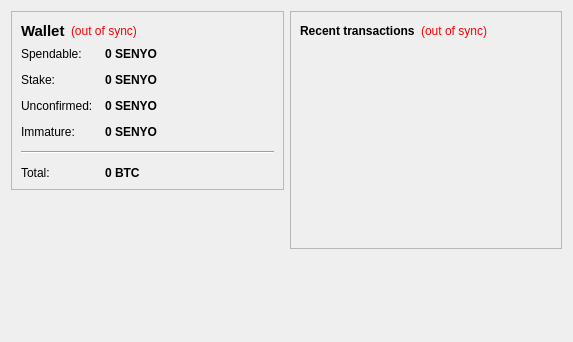
<?xml version="1.0" encoding="UTF-8"?>
<ui version="4.0">
 <class>OverviewPage</class>
 <widget class="QWidget" name="OverviewPage">
  <property name="geometry">
   <rect>
    <x>0</x>
    <y>0</y>
    <width>573</width>
    <height>342</height>
   </rect>
  </property>
  <property name="windowTitle">
   <string>Form</string>
  </property>
  <layout class="QHBoxLayout" name="horizontalLayout" stretch="1,1">
   <item>
    <layout class="QVBoxLayout" name="verticalLayout_2">
     <item>
      <widget class="QFrame" name="frame">
       <property name="frameShape">
        <enum>QFrame::StyledPanel</enum>
       </property>
       <property name="frameShadow">
        <enum>QFrame::Raised</enum>
       </property>
       <layout class="QVBoxLayout" name="verticalLayout_4">
        <item>
         <layout class="QHBoxLayout" name="horizontalLayout_4">
          <item>
           <widget class="QLabel" name="label_5">
            <property name="font">
             <font>
              <pointsize>11</pointsize>
              <weight>75</weight>
              <bold>true</bold>
             </font>
            </property>
            <property name="text">
             <string>Wallet</string>
            </property>
           </widget>
          </item>
          <item>
           <widget class="QLabel" name="labelWalletStatus">
            <property name="toolTip">
             <string>The displayed information may be out of date. Your wallet automatically synchronizes with the SENYO network after a connection is established, but this process has not completed yet.</string>
            </property>
            <property name="styleSheet">
             <string notr="true">QLabel { color: red; }</string>
            </property>
            <property name="text">
             <string notr="true">(out of sync)</string>
            </property>
            <property name="alignment">
             <set>Qt::AlignLeading|Qt::AlignLeft|Qt::AlignVCenter</set>
            </property>
           </widget>
          </item>
          <item>
           <spacer name="horizontalSpacer_2">
            <property name="orientation">
             <enum>Qt::Horizontal</enum>
            </property>
            <property name="sizeHint" stdset="0">
             <size>
              <width>40</width>
              <height>20</height>
             </size>
            </property>
           </spacer>
          </item>
         </layout>
        </item>
        <item>
         <layout class="QFormLayout" name="formLayout_2">
          <property name="fieldGrowthPolicy">
           <enum>QFormLayout::AllNonFixedFieldsGrow</enum>
          </property>
          <property name="horizontalSpacing">
           <number>12</number>
          </property>
          <property name="verticalSpacing">
           <number>12</number>
          </property>
          <item row="0" column="0">
           <widget class="QLabel" name="label">
            <property name="text">
             <string>Spendable:</string>
            </property>
           </widget>
          </item>
          <item row="0" column="1">
           <widget class="QLabel" name="labelBalance">
            <property name="font">
             <font>
              <weight>75</weight>
              <bold>true</bold>
             </font>
            </property>
            <property name="cursor">
             <cursorShape>IBeamCursor</cursorShape>
            </property>
            <property name="toolTip">
             <string>Your current spendable balance</string>
            </property>
            <property name="text">
             <string notr="true">0 SENYO</string>
            </property>
            <property name="textInteractionFlags">
             <set>Qt::LinksAccessibleByMouse|Qt::TextSelectableByKeyboard|Qt::TextSelectableByMouse</set>
            </property>
           </widget>
          </item>
          <item row="1" column="0">
           <widget class="QLabel" name="label_6">
            <property name="text">
             <string>Stake:</string>
            </property>
           </widget>
          </item>
          <item row="1" column="1">
           <widget class="QLabel" name="labelStake">
            <property name="font">
             <font>
              <weight>75</weight>
              <bold>true</bold>
             </font>
            </property>
            <property name="cursor">
             <cursorShape>IBeamCursor</cursorShape>
            </property>
            <property name="toolTip">
             <string>Total of coins that was staked, and do not yet count toward the current balance</string>
            </property>
            <property name="text">
             <string notr="true">0 SENYO</string>
            </property>
            <property name="textInteractionFlags">
             <set>Qt::LinksAccessibleByMouse|Qt::TextSelectableByKeyboard|Qt::TextSelectableByMouse</set>
            </property>
           </widget>
          </item>
          <item row="2" column="0">
           <widget class="QLabel" name="label_3">
            <property name="text">
             <string>Unconfirmed:</string>
            </property>
           </widget>
          </item>
          <item row="2" column="1">
           <widget class="QLabel" name="labelUnconfirmed">
            <property name="font">
             <font>
              <weight>75</weight>
              <bold>true</bold>
             </font>
            </property>
            <property name="cursor">
             <cursorShape>IBeamCursor</cursorShape>
            </property>
            <property name="toolTip">
             <string>Total of transactions that have yet to be confirmed, and do not yet count toward the current balance</string>
            </property>
            <property name="text">
             <string notr="true">0 SENYO</string>
            </property>
            <property name="textInteractionFlags">
             <set>Qt::LinksAccessibleByMouse|Qt::TextSelectableByKeyboard|Qt::TextSelectableByMouse</set>
            </property>
           </widget>
          </item>
          <item row="3" column="0">
           <widget class="QLabel" name="labelImmatureText">
            <property name="text">
             <string>Immature:</string>
            </property>
           </widget>
          </item>
          <item row="3" column="1">
           <widget class="QLabel" name="labelImmature">
            <property name="font">
             <font>
              <weight>75</weight>
              <bold>true</bold>
             </font>
            </property>
            <property name="toolTip">
             <string>Mined balance that has not yet matured</string>
            </property>
            <property name="text">
             <string notr="true">0 SENYO</string>
            </property>
            <property name="textInteractionFlags">
             <set>Qt::LinksAccessibleByMouse|Qt::TextSelectableByKeyboard|Qt::TextSelectableByMouse</set>
            </property>
           </widget>
          </item>
          <item row="4" column="0" colspan="2">
           <widget class="Line" name="line">
            <property name="orientation">
             <enum>Qt::Horizontal</enum>
            </property>
           </widget>
          </item>
          <item row="5" column="0">
           <widget class="QLabel" name="labelTotalText">
            <property name="text">
             <string>Total:</string>
            </property>
           </widget>
          </item>
          <item row="5" column="1">
           <widget class="QLabel" name="labelTotal">
            <property name="font">
             <font>
              <weight>75</weight>
              <bold>true</bold>
             </font>
            </property>
            <property name="cursor">
             <cursorShape>IBeamCursor</cursorShape>
            </property>
            <property name="toolTip">
             <string>Your current total balance</string>
            </property>
            <property name="text">
             <string notr="true">0 BTC</string>
            </property>
            <property name="textInteractionFlags">
             <set>Qt::LinksAccessibleByMouse|Qt::TextSelectableByKeyboard|Qt::TextSelectableByMouse</set>
            </property>
           </widget>
          </item>
         </layout>
        </item>
       </layout>
      </widget>
     </item>
     <item>
      <spacer name="verticalSpacer">
       <property name="orientation">
        <enum>Qt::Vertical</enum>
       </property>
       <property name="sizeHint" stdset="0">
        <size>
         <width>20</width>
         <height>40</height>
        </size>
       </property>
      </spacer>
     </item>
    </layout>
   </item>
   <item>
    <layout class="QVBoxLayout" name="verticalLayout_3">
     <item>
      <widget class="QFrame" name="frame_2">
       <property name="frameShape">
        <enum>QFrame::StyledPanel</enum>
       </property>
       <property name="frameShadow">
        <enum>QFrame::Raised</enum>
       </property>
       <layout class="QVBoxLayout" name="verticalLayout">
        <item>
         <layout class="QHBoxLayout" name="horizontalLayout_2">
          <item>
           <widget class="QLabel" name="label_4">
            <property name="text">
             <string>&lt;b&gt;Recent transactions&lt;/b&gt;</string>
            </property>
           </widget>
          </item>
          <item>
           <widget class="QLabel" name="labelTransactionsStatus">
            <property name="toolTip">
             <string>The displayed information may be out of date. Your wallet automatically synchronizes with the SENYO network after a connection is established, but this process has not completed yet.</string>
            </property>
            <property name="styleSheet">
             <string notr="true">QLabel { color: red; }</string>
            </property>
            <property name="text">
             <string notr="true">(out of sync)</string>
            </property>
            <property name="alignment">
             <set>Qt::AlignRight|Qt::AlignTrailing|Qt::AlignVCenter</set>
            </property>
           </widget>
          </item>
          <item>
           <spacer name="horizontalSpacer">
            <property name="orientation">
             <enum>Qt::Horizontal</enum>
            </property>
            <property name="sizeHint" stdset="0">
             <size>
              <width>40</width>
              <height>20</height>
             </size>
            </property>
           </spacer>
          </item>
         </layout>
        </item>
        <item>
         <widget class="QListView" name="listTransactions">
          <property name="styleSheet">
           <string notr="true">QListView { background: transparent; }</string>
          </property>
          <property name="frameShape">
           <enum>QFrame::NoFrame</enum>
          </property>
          <property name="verticalScrollBarPolicy">
           <enum>Qt::ScrollBarAlwaysOff</enum>
          </property>
          <property name="horizontalScrollBarPolicy">
           <enum>Qt::ScrollBarAlwaysOff</enum>
          </property>
          <property name="selectionMode">
           <enum>QAbstractItemView::NoSelection</enum>
          </property>
         </widget>
        </item>
       </layout>
      </widget>
     </item>
     <item>
      <spacer name="verticalSpacer_2">
       <property name="orientation">
        <enum>Qt::Vertical</enum>
       </property>
       <property name="sizeHint" stdset="0">
        <size>
         <width>20</width>
         <height>40</height>
        </size>
       </property>
      </spacer>
     </item>
    </layout>
   </item>
  </layout>
 </widget>
 <resources/>
 <connections/>
</ui>
